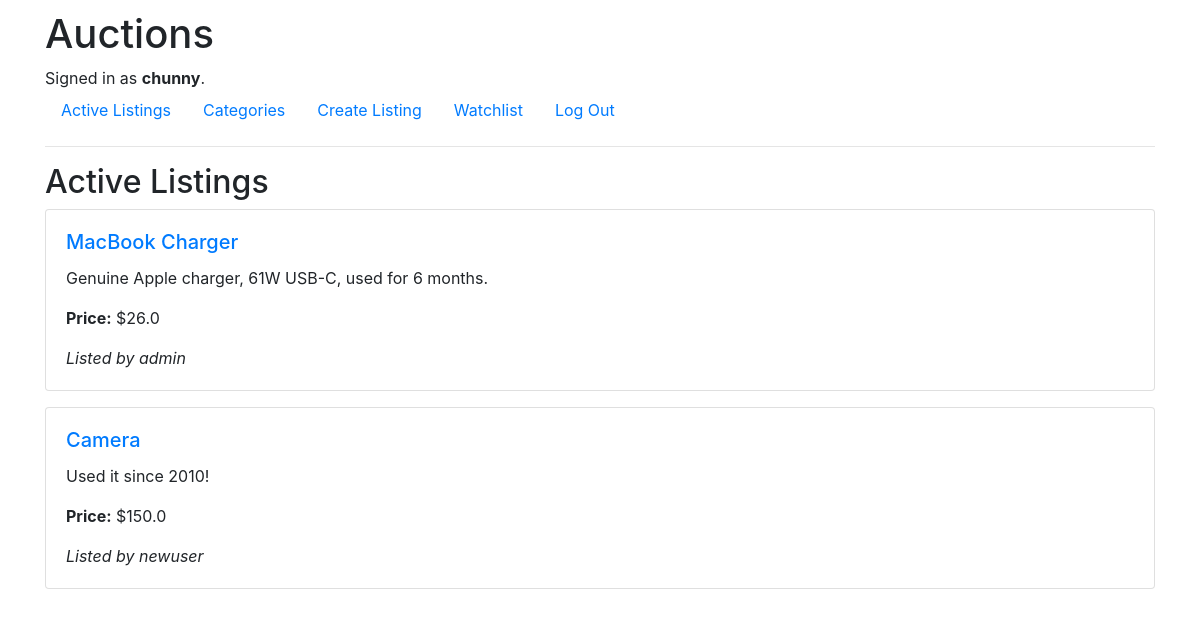
The page / (signed in) on the database its author committed.
### auctions/models.py (models this page shows, shortened)
class User(AbstractUser):
    watchlist = models.ManyToManyField('Listing', blank=True, related_name="watchlisted_by")

class Listing(models.Model):
    title = models.CharField(max_length=64)
    description = models.TextField()
    starting_bid = models.FloatField()
    image_url = models.URLField(blank=True, null=True)
    category = models.CharField(max_length=64, blank=True, null=True)
    owner = models.ForeignKey(User, on_delete=models.CASCADE, related_name="listings")
    is_active = models.BooleanField(default=True)
    winner = models.ForeignKey(User, null=True, blank=True, on_delete=models.SET_NULL, related_name="won_listings")

### auctions/views.py (the view)
# urls.py: path("", views.index, name="index"),
def index(request):
    listings = Listing.objects.all()
    return render(request, "auctions/index.html", {
        "listings": listings
    })

### auctions/templates/auctions/index.html
{% extends "auctions/layout.html" %}
{% block body %}
  <h2>Active Listings</h2>
  <div>
    {% for listing in listings %}
      <div class="card mb-3">
        <div class="card-body">
          <h5 class="card-title">
            <a href="{% url 'listing' listing.id %}">{{ listing.title }}</a>
          </h5>
          <p class="card-text">{{ listing.description }}</p>
          <p class="card-text"><strong>Price:</strong> ${{ listing.starting_bid }}</p>
          <p class="card-text"><em>Listed by {{ listing.owner }}</em></p>
        </div>
      </div>
    {% empty %}
      <p>No active listings yet.</p>
    {% endfor %}
  </div>
{% endblock %}

### auctions/templates/auctions/layout.html (shortened to what this page needs)
{% load static %}
<!DOCTYPE html>
<html lang="en">
    <head>
        <link rel="stylesheet" href="https://stackpath.bootstrapcdn.com/bootstrap/4.4.1/css/bootstrap.min.css"
>
        <link href="{% static 'auctions/styles.css' %}" rel="stylesheet">
    </head>
    <body>
        <div class="container">
            <h1>Auctions</h1>
            <div>
                {% if user.is_authenticated %}
                    Signed in as <strong>{{ user.username }}</strong>.
                {% else %}
                    Not signed in.
                {% endif %}
            </div>
            <ul class="nav">
                <li class="nav-item">
                    <a class="nav-link" href="{% url 'index' %}">Active Listings</a>
                </li>
                <li class="nav-item">
                    <a class="nav-link" href="{% url 'categories' %}">Categories</a>
                </li>
                {% if user.is_authenticated %}
                    <li class="nav-item">
                        <a class="nav-link" href="{% url 'create_listing' %}">Create Listing</a>
                    </li>
                    <li class="nav-item">
                        <a class="nav-link" href="{% url 'watchlist' %}">Watchlist</a>
                    </li>
                    <li class="nav-item">
                        <a class="nav-link" href="{% url 'logout' %}">Log Out</a>
                    </li>
                {% endif %}
            </ul>
            <hr>
            {% block body %}
            {% endblock %}
        </div>
    </body>
</html>

### auctions/static/auctions/styles.css (style rules this page uses)
body { padding: 10px; }

### rows shown on the page
User: username "chunny"
Listing: title "MacBook Charger", description "Genuine Apple charger, 61W USB-C, used for 6 months.", starting_bid "26.0", owner "admin"
Listing: title "Camera", description "Used it since 2010!", starting_bid "150.0", owner "newuser"
